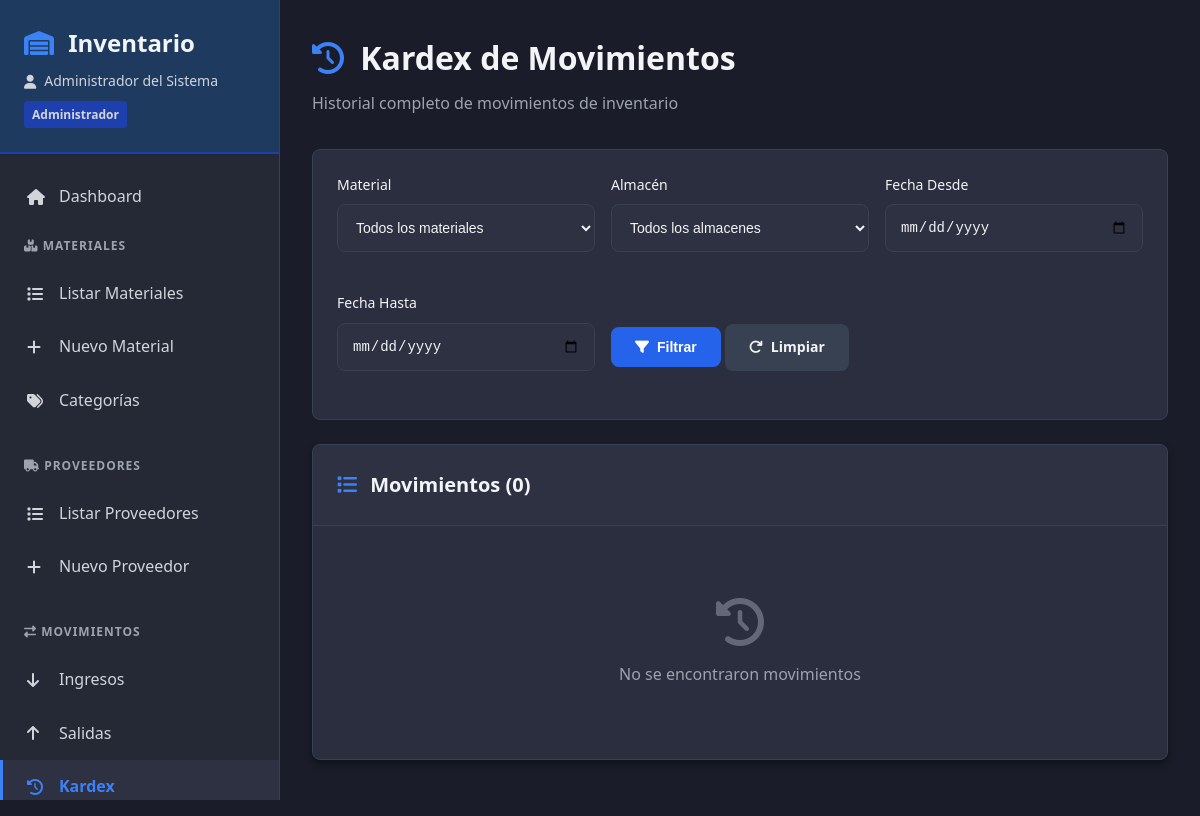
The app's page /modules/movimientos/kardex.php (signed in) with its own data.
### tables this page shows
CREATE TABLE usuarios (
  id INT AUTO_INCREMENT PRIMARY KEY,
  nombre_usuario VARCHAR(50) NOT NULL UNIQUE,
  contrasenia_hash VARCHAR(255) NOT NULL,
  nombre_completo VARCHAR(100),
  rol_id INT NOT NULL,
  estado ENUM('activo','inactivo') DEFAULT 'activo',
  fecha_creacion TIMESTAMP DEFAULT CURRENT_TIMESTAMP,
  FOREIGN KEY (rol_id) REFERENCES roles(id)
);

CREATE TABLE roles (
  id INT AUTO_INCREMENT PRIMARY KEY,
  nombre VARCHAR(50) UNIQUE,
  descripcion TEXT
);

### config/auth.php (called while the page is built, shortened)
<?php
function getCurrentUser() {
    $conn = getDBConnection();
    $stmt = $conn->prepare("SELECT u.*, r.nombre as rol_nombre FROM usuarios u
                           JOIN roles r ON u.rol_id = r.id
                           WHERE u.id = ? AND u.estado = 'activo'");
    $stmt->bind_param("i", $_SESSION['usuario_id']);
    $stmt->execute();
    $result = $stmt->get_result();
    $user = $result->fetch_assoc();
    return $user;
}
?>

### modules/movimientos/kardex.php (the view, shortened to what this page needs)
<?php
require_once '../../includes/header.php';
$fecha_desde = $_GET['fecha_desde'] ?? '';
$fecha_hasta = $_GET['fecha_hasta'] ?? '';
$movimientos = [];
?>
<div class="page-header">
    <h1><i class="fas fa-history"></i> Kardex de Movimientos</h1>
    <p>Historial completo de movimientos de inventario</p>
</div>
<div class="filters">
    <form method="GET" class="filters-row">
        <div class="form-group">
            <label>Material</label>
            <select name="material_id">
                <option value="">Todos los materiales</option>
            </select>
        </div>
        <div class="form-group">
            <label>Almacén</label>
            <select name="almacen_id">
                <option value="">Todos los almacenes</option>
            </select>
        </div>
        <div class="form-group">
            <label>Fecha Desde</label>
            <input type="date" name="fecha_desde" value="<?php echo htmlspecialchars($fecha_desde); ?>">
        </div>
        <div class="form-group">
            <label>Fecha Hasta</label>
            <input type="date" name="fecha_hasta" value="<?php echo htmlspecialchars($fecha_hasta); ?>">
        </div>
        <div class="form-group">
            <button type="submit" class="btn btn-primary">
                <i class="fas fa-filter"></i> Filtrar
            </button>
            <a href="/proyecto_inventario/modules/movimientos/kardex.php" class="btn btn-secondary">
                <i class="fas fa-redo"></i> Limpiar
            </a>
        </div>
    </form>
</div>
<div class="card">
    <div class="card-header">
        <h2><i class="fas fa-list"></i> Movimientos (<?php echo count($movimientos); ?>)</h2>
    </div>
    <div class="card-body">
        <?php if (empty($movimientos)): ?>
            <div class="empty-state">
                <i class="fas fa-history"></i>
                <p>No se encontraron movimientos</p>
            </div>
        <?php endif; ?>
    </div>
</div>
<?php require_once '../../includes/footer.php'; ?>

### includes/header.php (shortened to what this page needs)
<?php
require_once __DIR__ . '/../config/auth.php';
$currentUser = getCurrentUser();
$currentPage = basename($_SERVER['PHP_SELF']);
?>
<!DOCTYPE html>
<html lang="es">
<head>
    <link rel="stylesheet" href="/proyecto_inventario/assets/css/style.css">
    <link rel="stylesheet" href="https://cdnjs.cloudflare.com/ajax/libs/font-awesome/6.4.0/css/all.min.css">
</head>
<body>
    <div class="app-container">
        <aside class="sidebar">
            <div class="sidebar-header">
                <h2><i class="fas fa-warehouse"></i> Inventario</h2>
                <p class="user-info">
                    <i class="fas fa-user"></i> <?php echo htmlspecialchars($currentUser['nombre_completo'] ?? $currentUser['nombre_usuario']); ?>
                    <span class="role-badge"><?php echo htmlspecialchars($currentUser['rol_nombre']); ?></span>
                </p>
            </div>
            <nav class="sidebar-nav">
                <a href="/proyecto_inventario/index.php" class="nav-item <?php echo $currentPage == 'index.php' ? 'active' : ''; ?>">
                    <i class="fas fa-home"></i> Dashboard
                </a>
                <div class="nav-section">
                    <div class="nav-section-title">
                        <i class="fas fa-boxes"></i> Materiales
                    </div>
                    <a href="/proyecto_inventario/modules/materiales/listar.php" class="nav-item <?php echo strpos($currentPage, 'materiales') !== false ? 'active' : ''; ?>">
                        <i class="fas fa-list"></i> Listar Materiales
                    </a>
                    <a href="/proyecto_inventario/modules/materiales/crear.php" class="nav-item">
                        <i class="fas fa-plus"></i> Nuevo Material
                    </a>
                    <a href="/proyecto_inventario/modules/materiales/categorias.php" class="nav-item">
                        <i class="fas fa-tags"></i> Categorías
                    </a>
                </div>
                <div class="nav-section">
                    <div class="nav-section-title">
                        <i class="fas fa-truck"></i> Proveedores
                    </div>
                    <a href="/proyecto_inventario/modules/proveedores/listar.php" class="nav-item <?php echo strpos($currentPage, 'proveedores') !== false ? 'active' : ''; ?>">
                        <i class="fas fa-list"></i> Listar Proveedores
                    </a>
                    <a href="/proyecto_inventario/modules/proveedores/crear.php" class="nav-item">
                        <i class="fas fa-plus"></i> Nuevo Proveedor
                    </a>
                </div>
                <div class="nav-section">
                    <div class="nav-section-title">
                        <i class="fas fa-exchange-alt"></i> Movimientos
                    </div>
                    <a href="/proyecto_inventario/modules/movimientos/ingresos.php" class="nav-item <?php echo strpos($currentPage, 'ingresos') !== false ? 'active' : ''; ?>">
                        <i class="fas fa-arrow-down"></i> Ingresos
                    </a>
                    <a href="/proyecto_inventario/modules/movimientos/salidas.php" class="nav-item <?php echo strpos($currentPage, 'salidas') !== false ? 'active' : ''; ?>">
                        <i class="fas fa-arrow-up"></i> Salidas
                    </a>
                    <a href="/proyecto_inventario/modules/movimientos/kardex.php" class="nav-item <?php echo strpos($currentPage, 'kardex') !== false ? 'active' : ''; ?>">
                        <i class="fas fa-history"></i> Kardex
                    </a>
                </div>
            </nav>
        </aside>
        <main class="main-content">

### records on screen
usuarios: nombre_completo "Administrador del Sistema", rol.nombre "Administrador"

### other values on screen
count($movimientos) "0"
